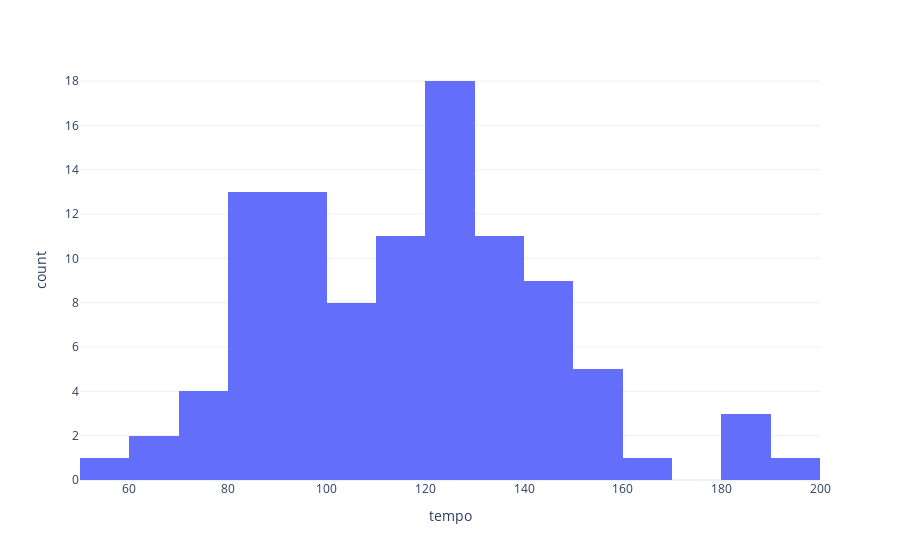

This figure's notebook cell:
### Code cell
fig = px.histogram(feature_df, x="tempo")
fig.show()

### Figure 1 — Plotly figure (JSON) as saved in the notebook; plotly's stock layout.template omitted (floating-point values rounded to 4 significant figures)
{"data": [{"alignmentgroup": "True", "bingroup": "x", "hovertemplate": "tempo=%{x}<br>count=%{y}<extra></extra>", "legendgroup": "", "marker": {"color": "#636efa", "pattern": {"shape": ""}}, "name": "", "offsetgroup": "", "orientation": "v", "showlegend": false, "type": "histogram", "x": [81.12, 91.12, 131.3, 120.0, 82.0, 80.1, 123.3, 119.7, 98.29, 120.1, 130.2, 158.3, 180.5, 196.6, 161.4, 128.4, 88.54, 98.02, 80.08, 113.9, 137.5, 103.1, 100.4, 125.3, 86.58, 181.2, 145.3, 110.7, 140.7, 180.0, 112.0, 131.1, 95.92, 81.83, 102.0, 126.9, 106.2, 90.56, 150.0, 133.6, 122.0, 129.8, 132.8, 160.0, 84.73, 138.0, 115.9, 96.69, 114.9, 128.9, 76.37, 136.6, 159.9, 88.5, 90.0, 90.06, 76.03, 104.0, 140.1, 143.9, 108.7, 139.8, 95.29, 147.1, 137.0, 126.0, 55.9, 69.79, 69.93, 120.6, 77.98, 144.6, 126.0, 80.4, 99.96, 129.9, 120.1, 105.4, 121.6, 112.0, 121.8, 159.9, 100.0, 120.0, 145.9, 89.12, 148, 116.4, 81.44, 142.0, 139.9, 125.4, 97.77, 111.6, 116.0, 77.0, 92.69, 80.17, 96.7, 117.3], "xaxis": "x", "yaxis": "y"}], "layout": {"barmode": "relative", "legend": {"tracegroupgap": 0}, "margin": {"t": 60}, "xaxis": {"anchor": "y", "domain": [0, 1], "title": {"text": "tempo"}}, "yaxis": {"anchor": "x", "domain": [0, 1], "title": {"text": "count"}}}}
